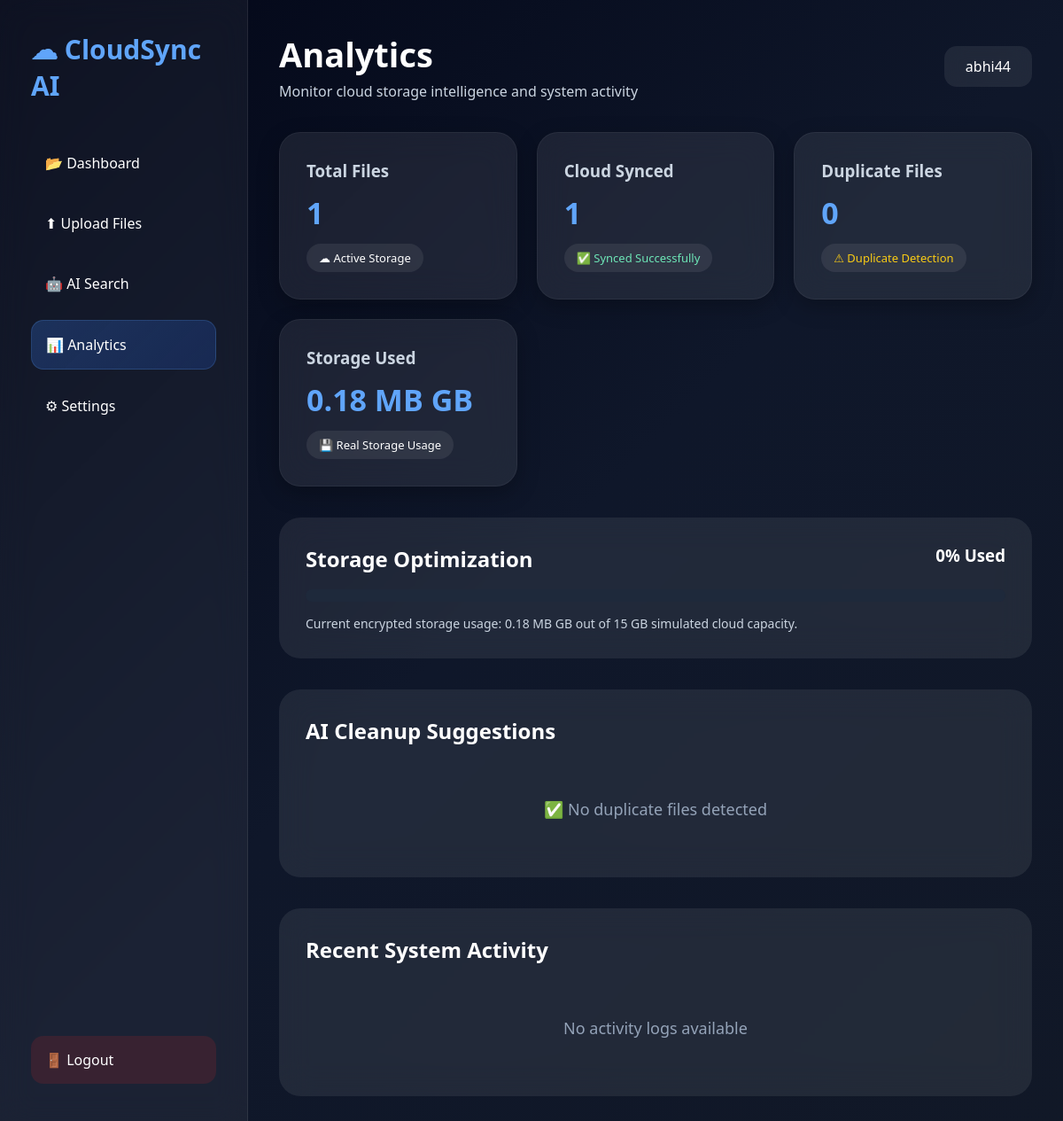
Before: /analytics (signed in) with the older database file.
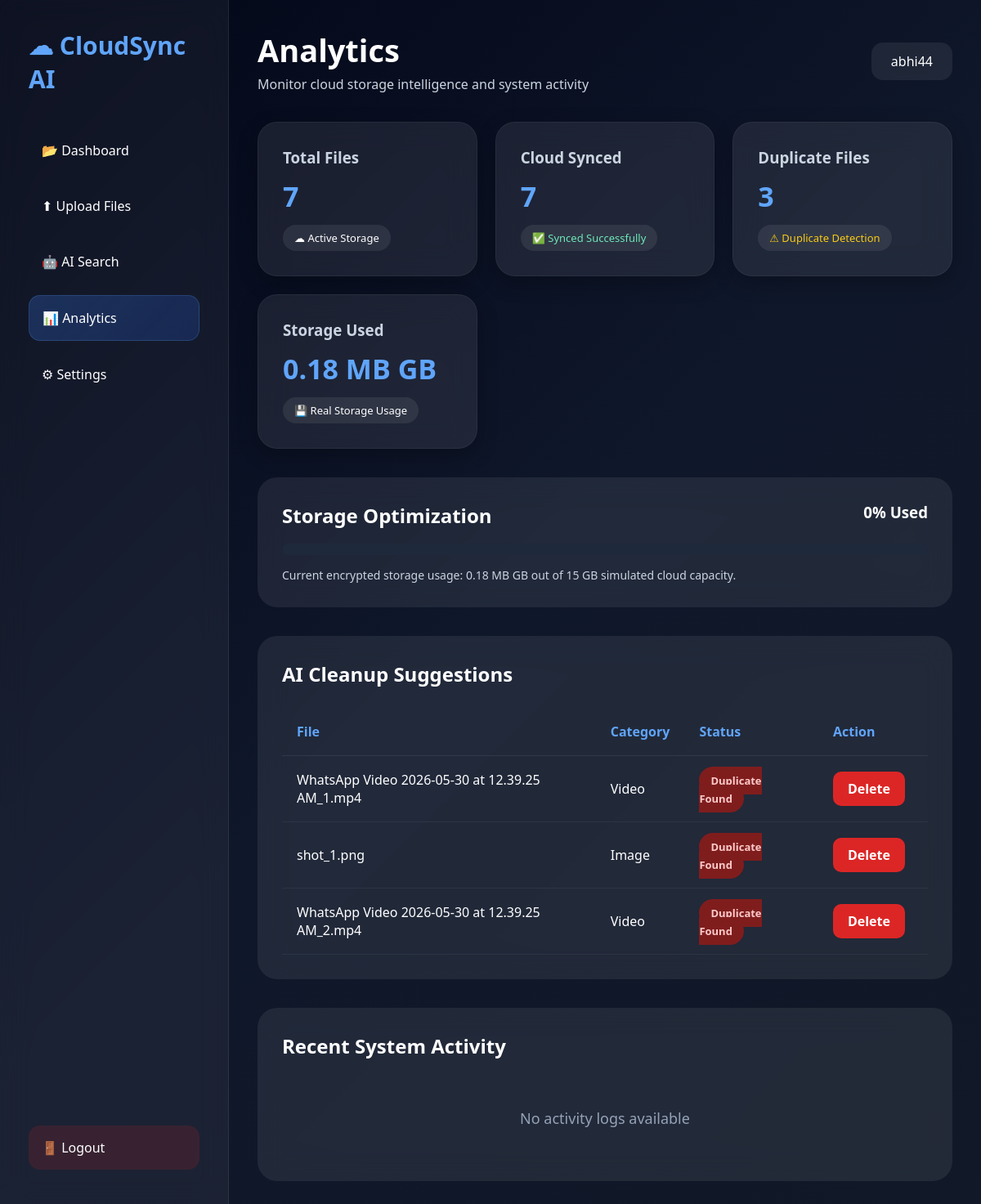
After: the same page with the newer database file.
### tables this page shows
CREATE TABLE files (
        id INTEGER PRIMARY KEY AUTOINCREMENT,
        username TEXT,
        filename TEXT,
        category TEXT,
        duplicate_status TEXT,
        sync_status TEXT
    , file_hash TEXT);

### app.py (the view)
@app.route('/analytics')
def analytics():
    if 'user' not in session:
        return redirect('/')
    total, synced, duplicates = get_analytics(session['user'])
    conn = sqlite3.connect('database.db')
    cursor = conn.cursor()
    cursor.execute('SELECT * FROM files WHERE username=? AND duplicate_status LIKE ?', (session['user'], 'Duplicate%'))
    duplicate_files = cursor.fetchall()
    conn.close()
    activity_logs = []
    if os.path.exists('logs/activity.log'):
        with open('logs/activity.log', 'r', encoding='utf-8') as file:
            activity_logs = file.readlines()[-10:]
            activity_logs.reverse()
    _, storage_used, storage_percent = calculate_storage()
    return render_template(
        'analytics.html',
        total=total,
        synced=synced,
        duplicates=duplicates,
        duplicate_files=duplicate_files,
        activity_logs=activity_logs,
        storage_used=storage_used,
        storage_percent=storage_percent
    )

### app.py (called while the page is built)
def calculate_storage():
    total_size = 0
    if not os.path.exists(UPLOAD_FOLDER):
        return 0, "0.00 MB", 0.0
    for file in os.listdir(UPLOAD_FOLDER):
        path = os.path.join(UPLOAD_FOLDER, file)
        if os.path.isfile(path):
            total_size += os.path.getsize(path)
    gb = total_size / (1024 * 1024 * 1024)
    mb = total_size / (1024 * 1024)
    if gb >= 1:
        storage_str = f"{gb:.2f} GB"
    else:
        storage_str = f"{mb:.2f} MB"
    max_storage_gb = 15.0
    current_gb = total_size / (1024 * 1024 * 1024)
    storage_percent = min(round((current_gb / max_storage_gb) * 100, 1), 100.0)
    return total_size, storage_str, storage_percent

### modules/analytics.py (called while the page is built)
def get_analytics(username):
    conn = sqlite3.connect('database.db')
    cursor = conn.cursor()
    cursor.execute(
        '''
        SELECT COUNT(*)
        FROM files
        WHERE username=?
        ''',
        (username,)
    )
    total = cursor.fetchone()[0]
    cursor.execute(
        '''
        SELECT COUNT(*)
        FROM files
        WHERE username=?
        AND sync_status=?
        ''',
        (username, "Synced")
    )
    synced = cursor.fetchone()[0]
    cursor.execute(
        '''
        SELECT COUNT(*)
        FROM files
        WHERE username=?
        AND duplicate_status LIKE ?
        ''',
        (username, "%Duplicate%")
    )
    duplicates = cursor.fetchone()[0]
    conn.close()
    return total, synced, duplicates

### templates/analytics.html (shortened to what this page needs)
<!DOCTYPE html>
<html lang="en">
<head>
<link rel="stylesheet"
href="{{ url_for('static', filename='style.css') }}">
</head>
<body>
<div class="dashboard">
<div class="sidebar">
<div>
<h1 onclick="window.location.href='/dashboard'" style="cursor: pointer;" title="Go to Dashboard">☁ CloudSync AI</h1>
<a href="/dashboard">
📂 Dashboard
</a>
<a href="/upload">
⬆ Upload Files
</a>
<a href="/search">
🤖 AI Search
</a>
<a href="/analytics"
class="active-link">
📊 Analytics
</a>
<a href="/settings">
⚙ Settings
</a>
</div>
<a href="/logout"
class="logout-btn">
🚪 Logout
</a>
</div>
<div class="main-content">
<div class="topbar">
<div>
<h2>Analytics</h2>
<p class="top-text">
Monitor cloud storage intelligence and system activity
</p>
</div>
<div class="profile-box">
{{ session.get('user', 'User') }}
</div>
</div>
<div class="cards">
<div class="card">
<h3>Total Files</h3>
<p>{{ total if total else 0 }}</p>
<div class="card-status">
☁ Active Storage
</div>
</div>
<div class="card">
<h3>Cloud Synced</h3>
<p>{{ synced if synced else 0 }}</p>
<div class="card-status synced-text">
✅ Synced Successfully
</div>
</div>
<div class="card">
<h3>Duplicate Files</h3>
<p>{{ duplicates if duplicates else 0 }}</p>
<div class="card-status secure-text">
⚠ Duplicate Detection
</div>
</div>
<div class="card">
<h3>Storage Used</h3>
<p>{{ storage_used if storage_used else 0 }} GB</p>
<div class="card-status">
💾 Real Storage Usage
</div>
</div>
</div>
<div class="storage-card">
<div class="storage-top">
<h2>Storage Optimization</h2>
<h3>{{ storage_percent if storage_percent else 0 }}% Used</h3>
</div>
<div class="progress-bar">
</div>
<p class="storage-text">
Current encrypted storage usage:
{{ storage_used if storage_used else 0 }} GB out of 15 GB simulated cloud capacity.
</p>
</div>
<div class="table-section">
<div class="table-header">
<h2>AI Cleanup Suggestions</h2>
</div>
{% if duplicate_files %}
<table>
<thead>
<tr>
<th>File</th>
<th>Category</th>
<th>Status</th>
<th>Action</th>
</tr>
</thead>
<tbody>
{% for file in duplicate_files %}
<tr>
<td>{{ file[2] }}</td>
<td>{{ file[3] }}</td>
<td>
<span class="duplicate-badge">
Duplicate Found
</span>
</td>
<td>
<a href="/delete/{{ file[2] }}">
<button class="delete-btn">
Delete</button>
</a>
</td>
</tr>
{% endfor %}
</tbody>
</table>
{% else %}
<div class="empty-state">
✅ No duplicate files detected
</div>
{% endif %}
</div>
<div class="table-section"
style="margin-top:35px;">
<div class="table-header">
<h2>Recent System Activity</h2>
</div>
{% if activity_logs %}
<table>
<thead>
<tr>
<th>Activity Logs</th>
</tr>
</thead>
<tbody>
{% for log in activity_logs %}
<tr>
<td>{{ log }}</td>
</tr>
{% endfor %}
</tbody>
</table>
{% else %}
<div class="empty-state">
No activity logs available
</div>
{% endif %}
</div>
</div>
</div>
</body>
</html>

### static/style.css (style rules this page uses)
* { margin:0; padding:0; box-sizing:border-box; font-family:'Segoe UI',sans-serif; }
body { background: linear-gradient( 135deg, #020617, #0f172a, #111827 ); color:white; min-height:100vh; overflow-x:hidden; }
button { width:100%; padding:15px; margin-top:22px; border:none; border-radius:14px; background: linear-gradient( 135deg, #3b82f6, #2563eb ); color:white; font-size:16px; font-weight:bold; cursor:pointer; transition:0.3s; }
.dashboard { display:flex; min-height:100vh; }
.sidebar { width:280px; background: rgba(255,255,255,0.05); backdrop-filter:blur(18px); padding:35px; display:flex; flex-direction:column; justify-content:space-between; border-right: 1px solid rgba(255,255,255,0.08); }
.sidebar h1 { font-size:30px; margin-bottom:40px; color:#60a5fa; }
.sidebar a { display:block; text-decoration:none; color:white; padding:16px; margin-bottom:14px; border-radius:14px; transition:0.3s; font-weight:500; }
.active-link { background: linear-gradient( 135deg, rgba(59,130,246,0.25), rgba(37,99,235,0.2) ); border: 1px solid rgba(96,165,250,0.2); }
.logout-btn { background: rgba(220,38,38,0.15); }
.main-content { flex:1; padding:35px; }
.topbar { display:flex; justify-content:space-between; align-items:center; margin-bottom:35px; }
.topbar h2 { font-size:38px; }
.top-text { color:#cbd5e1; margin-top:5px; }
.profile-box { padding:12px 24px; border-radius:14px; background: rgba(255,255,255,0.08); backdrop-filter:blur(12px); }
.cards { display:grid; grid-template-columns: repeat(auto-fit,minmax(230px,1fr)); gap:22px; margin-bottom:35px; }
.card { padding:30px; border-radius:24px; background: rgba(255,255,255,0.08); backdrop-filter:blur(18px); box-shadow: 0 8px 24px rgba(0,0,0,0.25); transition:0.3s; border: 1px solid rgba(255,255,255,0.05); }
.card h3 { color:#cbd5e1; margin-bottom:12px; }
.card p { font-size:34px; font-weight:bold; color:#60a5fa; }
.card-status { display:inline-block; margin-top:12px; font-size:13px; padding:7px 14px; border-radius:20px; background: rgba(255,255,255,0.08); }
.synced-text { color:#6ee7b7; }
.secure-text { color:#facc15; }
.storage-card { padding:30px; border-radius:24px; background: rgba(255,255,255,0.08); margin-bottom:35px; backdrop-filter:blur(18px); }
.storage-top { display:flex; justify-content:space-between; margin-bottom:18px; }
.progress-bar { width:100%; height:14px; background:#1e293b; border-radius:20px; overflow:hidden; margin-bottom:15px; }
.storage-text { color:#cbd5e1; font-size:14px; }
.table-section { padding:30px; border-radius:24px; background: rgba(255,255,255,0.08); backdrop-filter:blur(18px); }
.table-header { display:flex; justify-content:space-between; align-items:center; margin-bottom:25px; }
table { width:100%; border-collapse:collapse; }
th, td { padding:18px; text-align:left; }
th { color:#60a5fa; border-bottom: 1px solid rgba(255,255,255,0.08); }
tr { border-bottom: 1px solid rgba(255,255,255,0.05); transition:0.3s; }
.duplicate-badge { background:#7f1d1d; color:#fecaca; padding:8px 14px; border-radius:20px; font-size:13px; font-weight:bold; }
.share-btn, .download-btn, .delete-btn { width:auto; padding:10px 18px; margin-top:0; margin-right:10px; border-radius:10px; }
.delete-btn { background:#dc2626; }
.empty-state { text-align:center; padding:35px; color:#94a3b8; font-size:18px; }

Changed rows visible on the page:
added files: filename "WhatsApp Video 2026-05-30 at 12.39.25 AM_1.mp4", category "Video"
added files: filename "shot_1.png", category "Image"
added files: filename "WhatsApp Video 2026-05-30 at 12.39.25 AM_2.mp4", category "Video"
Other visible differences:
{{ total if total else 0 }}: "1" → "7"
{{ synced if synced else 0 }}: "1" → "7"
{{ duplicates if duplicates else 0 }}: "0" → "3"
text no longer shown: "✅ No duplicate files detected"
text now shown: "File Category Status Action"
